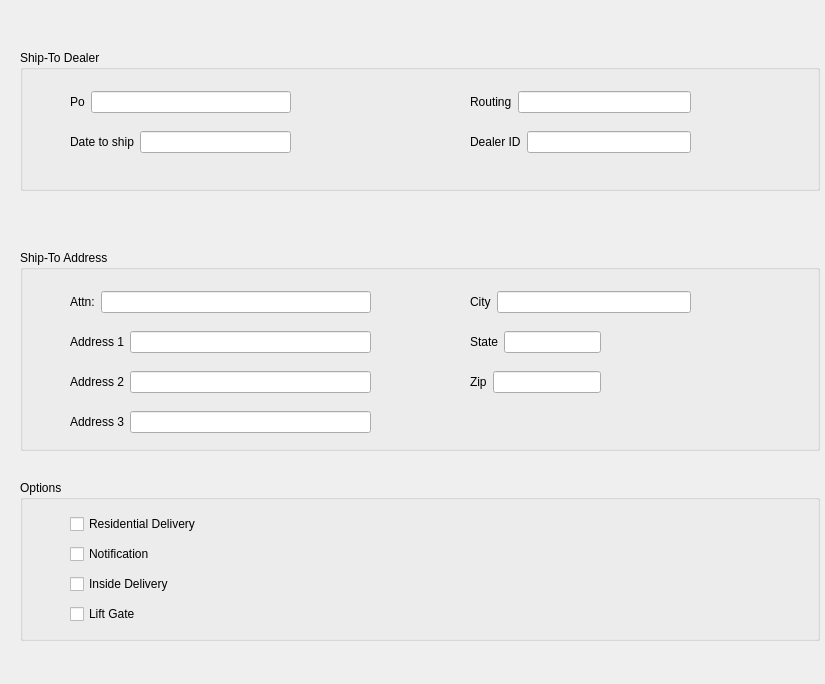
<?xml version="1.0" encoding="UTF-8"?>
<ui version="4.0">
 <class>SetupTab</class>
 <widget class="QWidget" name="SetupTab">
  <property name="geometry">
   <rect>
    <x>0</x>
    <y>0</y>
    <width>825</width>
    <height>684</height>
   </rect>
  </property>
  <property name="windowTitle">
   <string>Form</string>
  </property>
  <widget class="QGroupBox" name="gbShipToAddress">
   <property name="geometry">
    <rect>
     <x>20</x>
     <y>250</y>
     <width>800</width>
     <height>201</height>
    </rect>
   </property>
   <property name="title">
    <string>Ship-To Address</string>
   </property>
   <widget class="QWidget" name="layoutWidget">
    <property name="geometry">
     <rect>
      <x>450</x>
      <y>40</y>
      <width>221</width>
      <height>24</height>
     </rect>
    </property>
    <layout class="QHBoxLayout" name="hloShipToAddress_City">
     <item>
      <widget class="QLabel" name="lblShipToAddress_City">
       <property name="text">
        <string>City</string>
       </property>
      </widget>
     </item>
     <item>
      <widget class="QLineEdit" name="leShipToAddress_City"/>
     </item>
    </layout>
   </widget>
   <widget class="QWidget" name="layoutWidget">
    <property name="geometry">
     <rect>
      <x>450</x>
      <y>80</y>
      <width>131</width>
      <height>24</height>
     </rect>
    </property>
    <layout class="QHBoxLayout" name="hloShipToAddress_State">
     <item>
      <widget class="QLabel" name="lblShipToAddress_State">
       <property name="text">
        <string>State</string>
       </property>
      </widget>
     </item>
     <item>
      <widget class="QLineEdit" name="leShipToAddress_State"/>
     </item>
    </layout>
   </widget>
   <widget class="QWidget" name="layoutWidget">
    <property name="geometry">
     <rect>
      <x>450</x>
      <y>120</y>
      <width>131</width>
      <height>24</height>
     </rect>
    </property>
    <layout class="QHBoxLayout" name="hloShipToAddress_Zip">
     <item>
      <widget class="QLabel" name="lblShipToAddress_Zip">
       <property name="text">
        <string>Zip</string>
       </property>
      </widget>
     </item>
     <item>
      <widget class="QLineEdit" name="leShipToAddress_Zip"/>
     </item>
    </layout>
   </widget>
   <widget class="QWidget" name="layoutWidget">
    <property name="geometry">
     <rect>
      <x>50</x>
      <y>80</y>
      <width>301</width>
      <height>24</height>
     </rect>
    </property>
    <layout class="QHBoxLayout" name="hloShipToAddress_Address1">
     <item>
      <widget class="QLabel" name="lblShipToAddress_Address1">
       <property name="text">
        <string>Address 1</string>
       </property>
      </widget>
     </item>
     <item>
      <widget class="QLineEdit" name="leShipToAddress_Address1"/>
     </item>
    </layout>
   </widget>
   <widget class="QWidget" name="layoutWidget">
    <property name="geometry">
     <rect>
      <x>50</x>
      <y>40</y>
      <width>301</width>
      <height>24</height>
     </rect>
    </property>
    <layout class="QHBoxLayout" name="hloShipToAddress_Attn">
     <item>
      <widget class="QLabel" name="lblShipToAddress_Attn">
       <property name="text">
        <string>Attn:</string>
       </property>
      </widget>
     </item>
     <item>
      <widget class="QLineEdit" name="leShipToAddress_Attn"/>
     </item>
    </layout>
   </widget>
   <widget class="QWidget" name="layoutWidget">
    <property name="geometry">
     <rect>
      <x>50</x>
      <y>120</y>
      <width>301</width>
      <height>24</height>
     </rect>
    </property>
    <layout class="QHBoxLayout" name="hloShipToAddress_Address2">
     <item>
      <widget class="QLabel" name="lblShipToAddress_Address2">
       <property name="text">
        <string>Address 2</string>
       </property>
      </widget>
     </item>
     <item>
      <widget class="QLineEdit" name="leShipToAddress_Address2"/>
     </item>
    </layout>
   </widget>
   <widget class="QWidget" name="layoutWidget">
    <property name="geometry">
     <rect>
      <x>50</x>
      <y>160</y>
      <width>301</width>
      <height>24</height>
     </rect>
    </property>
    <layout class="QHBoxLayout" name="hloShipToAdddress_Address3">
     <item>
      <widget class="QLabel" name="lblShipToAddress_Address3">
       <property name="text">
        <string>Address 3</string>
       </property>
      </widget>
     </item>
     <item>
      <widget class="QLineEdit" name="leShipToAddress_Address3"/>
     </item>
    </layout>
   </widget>
  </widget>
  <widget class="QGroupBox" name="gbShipToDealer">
   <property name="geometry">
    <rect>
     <x>20</x>
     <y>50</y>
     <width>800</width>
     <height>141</height>
    </rect>
   </property>
   <property name="title">
    <string>Ship-To Dealer</string>
   </property>
   <widget class="QWidget" name="layoutWidget">
    <property name="geometry">
     <rect>
      <x>50</x>
      <y>80</y>
      <width>221</width>
      <height>24</height>
     </rect>
    </property>
    <layout class="QHBoxLayout" name="hloShipToDealer_DateToShip">
     <item>
      <widget class="QLabel" name="lblShipToDealer_DateToShip">
       <property name="text">
        <string>Date to ship</string>
       </property>
      </widget>
     </item>
     <item>
      <widget class="QLineEdit" name="leShipToDealer_DateToShip"/>
     </item>
    </layout>
   </widget>
   <widget class="QWidget" name="layoutWidget">
    <property name="geometry">
     <rect>
      <x>50</x>
      <y>40</y>
      <width>221</width>
      <height>24</height>
     </rect>
    </property>
    <layout class="QHBoxLayout" name="hloShipToDealer_PO">
     <item>
      <widget class="QLabel" name="lblShipToDealer_PO">
       <property name="text">
        <string>Po</string>
       </property>
      </widget>
     </item>
     <item>
      <widget class="QLineEdit" name="leShipToDealer_PO"/>
     </item>
    </layout>
   </widget>
   <widget class="QWidget" name="layoutWidget">
    <property name="geometry">
     <rect>
      <x>450</x>
      <y>80</y>
      <width>221</width>
      <height>24</height>
     </rect>
    </property>
    <layout class="QHBoxLayout" name="hloShipToDealer_DealerID">
     <item>
      <widget class="QLabel" name="lblShipToDealer_DealerID">
       <property name="text">
        <string>Dealer ID</string>
       </property>
      </widget>
     </item>
     <item>
      <widget class="QLineEdit" name="leShipToDealer_DealerID"/>
     </item>
    </layout>
   </widget>
   <widget class="QWidget" name="layoutWidget">
    <property name="geometry">
     <rect>
      <x>450</x>
      <y>40</y>
      <width>221</width>
      <height>24</height>
     </rect>
    </property>
    <layout class="QHBoxLayout" name="hloShipToDealer_Routing">
     <item>
      <widget class="QLabel" name="lblShipToDealer_Routing">
       <property name="text">
        <string>Routing</string>
       </property>
      </widget>
     </item>
     <item>
      <widget class="QLineEdit" name="leShipToDealer_Routing"/>
     </item>
    </layout>
   </widget>
   <zorder>layoutWidget</zorder>
   <zorder>layoutWidget</zorder>
   <zorder>layoutWidget</zorder>
   <zorder>layoutWidget</zorder>
  </widget>
  <widget class="QGroupBox" name="gbOptions">
   <property name="geometry">
    <rect>
     <x>20</x>
     <y>480</y>
     <width>800</width>
     <height>161</height>
    </rect>
   </property>
   <property name="title">
    <string>Options</string>
   </property>
   <widget class="QWidget" name="layoutWidget">
    <property name="geometry">
     <rect>
      <x>50</x>
      <y>30</y>
      <width>251</width>
      <height>121</height>
     </rect>
    </property>
    <layout class="QVBoxLayout" name="vloOptions">
     <item>
      <widget class="QCheckBox" name="cbOptions_ResidentialDelivery">
       <property name="text">
        <string>Residential Delivery</string>
       </property>
      </widget>
     </item>
     <item>
      <widget class="QCheckBox" name="cbOptions_Notification">
       <property name="text">
        <string>Notification</string>
       </property>
      </widget>
     </item>
     <item>
      <widget class="QCheckBox" name="cbOptions_InsideDelivery">
       <property name="text">
        <string>Inside Delivery</string>
       </property>
      </widget>
     </item>
     <item>
      <widget class="QCheckBox" name="cbOptions_LiftGate">
       <property name="text">
        <string>Lift Gate</string>
       </property>
      </widget>
     </item>
    </layout>
   </widget>
  </widget>
 </widget>
 <resources/>
 <connections/>
</ui>
